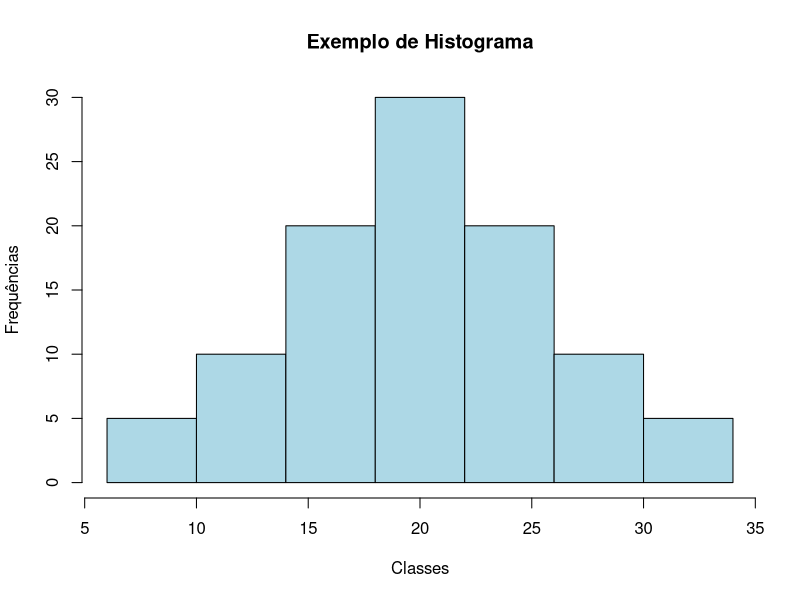

Recreate this plot in R.
# Quartis
i <- c(20, 24, 17, 18, 18, 22, 23, 24, 28, 28, 25, 25, 25, 23, 23, 18, 19, 19, 17, 20)
i
is <- sort(i)
is
range(is)
diff((range(is)))

quartis <- quantile(is, type=4)
quartis
summary(is)         # resumo da variavel


# Tabela de Fi

h <- c(6, 6, 7, 7, 8, 10,10, 11, 11, 11, 11, 11, 12, 12, 13, 14, 14, 14, 15, 15, 15, 15, 15, 15, 16, 16, 16, 16, 16, 17, 17, 17, 17, 17, 17, 18, 18, 18, 18, 18, 18, 18, 18, 20, 20, 20, 20, 20, 20, 20, 20, 20, 20, 20, 20, 20, 20, 21, 21, 21, 21, 21, 21, 21, 21, 22, 22, 22, 22, 22, 22, 22, 23, 23, 23, 23, 23, 23, 24, 24, 24, 25, 25, 25, 25, 26, 26, 27, 27, 27, 27, 28, 28, 29, 29, 30, 31, 32, 32, 33)

table_h <- table(cut(h, breaks = seq(6, 34, 4), right = FALSE)) # min, max, tamanho da classe, aberta à direita)
table_h

#Histograma definindo classes e intervalos

hist(h, breaks = seq(6,34, length.out = 8), right = FALSE, main = "Exemplo de Histograma", xlab = "Classes", ylab="Frequências", col = "lightblue") 

# length.out = classes +1, intervalo fechado à direita



